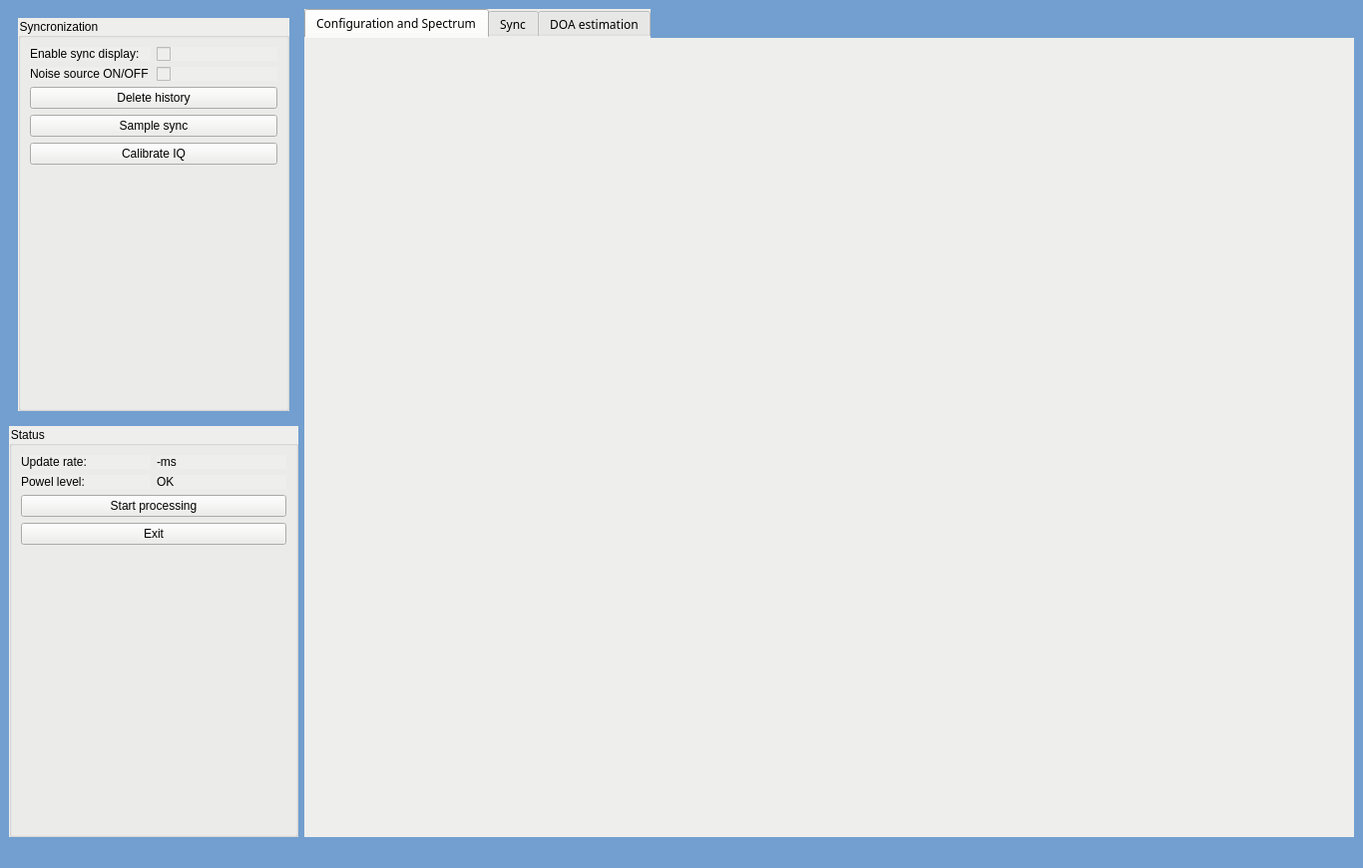
<?xml version="1.0" encoding="UTF-8"?>
<ui version="4.0">
 <class>MainWindow</class>
 <widget class="QMainWindow" name="MainWindow">
  <property name="geometry">
   <rect>
    <x>0</x>
    <y>0</y>
    <width>1366</width>
    <height>870</height>
   </rect>
  </property>
  <property name="windowTitle">
   <string>MainWindow</string>
  </property>
  <property name="styleSheet">
   <string notr="true">background-color: rgb(114, 159, 207);
border-color: rgb(32, 74, 135);</string>
  </property>
  <widget class="QWidget" name="centralwidget">
   <layout class="QHBoxLayout" name="horizontalLayout">
    <item>
     <layout class="QVBoxLayout" name="verticalLayout_6">
      <item>
       <widget class="QStackedWidget" name="stackedWidget_config">
        <property name="maximumSize">
         <size>
          <width>290</width>
          <height>16777215</height>
         </size>
        </property>
        <property name="currentIndex">
         <number>1</number>
        </property>
        <widget class="QWidget" name="page_4">
         <layout class="QVBoxLayout" name="verticalLayout_7">
          <item>
           <widget class="QGroupBox" name="groupBox_7">
            <property name="styleSheet">
             <string notr="true">background-color: rgb(238, 238, 236);</string>
            </property>
            <property name="title">
             <string>Receiver configaration</string>
            </property>
            <layout class="QGridLayout" name="gridLayout_17">
             <item row="0" column="0">
              <layout class="QGridLayout" name="gridLayout_16">
               <item row="0" column="1">
                <widget class="QDoubleSpinBox" name="doubleSpinBox_center_freq">
                 <property name="decimals">
                  <number>4</number>
                 </property>
                 <property name="minimum">
                  <double>25.000000000000000</double>
                 </property>
                 <property name="maximum">
                  <double>2000.000000000000000</double>
                 </property>
                 <property name="value">
                  <double>100.000000000000000</double>
                 </property>
                </widget>
               </item>
               <item row="1" column="0">
                <widget class="QLabel" name="label_4">
                 <property name="text">
                  <string>Sampling frequency [MHz]:</string>
                 </property>
                </widget>
               </item>
               <item row="0" column="0">
                <widget class="QLabel" name="label_3">
                 <property name="text">
                  <string>Center frequency [MHz]:</string>
                 </property>
                </widget>
               </item>
               <item row="1" column="1">
                <widget class="QDoubleSpinBox" name="label_gain_3">
                 <property name="minimum">
                  <double>1.000000000000000</double>
                 </property>
                 <property name="maximum">
                  <double>3.200000000000000</double>
                 </property>
                </widget>
               </item>
               <item row="2" column="0">
                <widget class="QLabel" name="label_gain_4">
                 <property name="text">
                  <string>RX1 Gain [dB]:</string>
                 </property>
                </widget>
               </item>
               <item row="2" column="1">
                <widget class="QComboBox" name="comboBox_gain_4">
                 <item>
                  <property name="text">
                   <string>0</string>
                  </property>
                 </item>
                 <item>
                  <property name="text">
                   <string>0.9</string>
                  </property>
                 </item>
                 <item>
                  <property name="text">
                   <string>1.4</string>
                  </property>
                 </item>
                 <item>
                  <property name="text">
                   <string>2.7</string>
                  </property>
                 </item>
                 <item>
                  <property name="text">
                   <string>3.7</string>
                  </property>
                 </item>
                 <item>
                  <property name="text">
                   <string>7.7</string>
                  </property>
                 </item>
                 <item>
                  <property name="text">
                   <string>8.7</string>
                  </property>
                 </item>
                 <item>
                  <property name="text">
                   <string>12.5</string>
                  </property>
                 </item>
                 <item>
                  <property name="text">
                   <string>14.4</string>
                  </property>
                 </item>
                 <item>
                  <property name="text">
                   <string>15.7</string>
                  </property>
                 </item>
                 <item>
                  <property name="text">
                   <string>16.6</string>
                  </property>
                 </item>
                 <item>
                  <property name="text">
                   <string>19.7</string>
                  </property>
                 </item>
                 <item>
                  <property name="text">
                   <string>20.7</string>
                  </property>
                 </item>
                 <item>
                  <property name="text">
                   <string>22.9</string>
                  </property>
                 </item>
                 <item>
                  <property name="text">
                   <string>25.4</string>
                  </property>
                 </item>
                 <item>
                  <property name="text">
                   <string>28.0</string>
                  </property>
                 </item>
                 <item>
                  <property name="text">
                   <string>29.7</string>
                  </property>
                 </item>
                 <item>
                  <property name="text">
                   <string>32.8</string>
                  </property>
                 </item>
                 <item>
                  <property name="text">
                   <string>33.8</string>
                  </property>
                 </item>
                 <item>
                  <property name="text">
                   <string>36.4</string>
                  </property>
                 </item>
                 <item>
                  <property name="text">
                   <string>37.2</string>
                  </property>
                 </item>
                 <item>
                  <property name="text">
                   <string>38.6</string>
                  </property>
                 </item>
                 <item>
                  <property name="text">
                   <string>40.2</string>
                  </property>
                 </item>
                 <item>
                  <property name="text">
                   <string>42.1</string>
                  </property>
                 </item>
                 <item>
                  <property name="text">
                   <string>43.4</string>
                  </property>
                 </item>
                 <item>
                  <property name="text">
                   <string>43.9</string>
                  </property>
                 </item>
                 <item>
                  <property name="text">
                   <string>44.5</string>
                  </property>
                 </item>
                 <item>
                  <property name="text">
                   <string>48.0</string>
                  </property>
                 </item>
                 <item>
                  <property name="text">
                   <string>49.6</string>
                  </property>
                 </item>
                </widget>
               </item>
              </layout>
             </item>
             <item row="1" column="0">
              <widget class="QPushButton" name="pushButton_set_receiver_config">
               <property name="text">
                <string>Set</string>
               </property>
              </widget>
             </item>
            </layout>
           </widget>
          </item>
          <item>
           <widget class="QGroupBox" name="groupBox_8">
            <property name="styleSheet">
             <string notr="true">background-color: rgb(238, 238, 236);</string>
            </property>
            <property name="title">
             <string>IQ preprocessing</string>
            </property>
            <layout class="QGridLayout" name="gridLayout_3">
             <item row="0" column="0">
              <layout class="QGridLayout" name="gridLayout_2">
               <item row="2" column="0">
                <widget class="QLabel" name="label_19">
                 <property name="text">
                  <string>FIR tap size:</string>
                 </property>
                </widget>
               </item>
               <item row="1" column="0">
                <widget class="QLabel" name="label_2">
                 <property name="text">
                  <string>Filter BW [kHz]: </string>
                 </property>
                </widget>
               </item>
               <item row="0" column="0">
                <widget class="QLabel" name="label">
                 <property name="text">
                  <string>DC compensation:</string>
                 </property>
                </widget>
               </item>
               <item row="3" column="0">
                <widget class="QLabel" name="label_20">
                 <property name="text">
                  <string>Decimation:</string>
                 </property>
                </widget>
               </item>
               <item row="0" column="1">
                <widget class="QCheckBox" name="checkBox_en_dc_compensation">
                 <property name="text">
                  <string/>
                 </property>
                </widget>
               </item>
               <item row="1" column="1">
                <widget class="QDoubleSpinBox" name="doubleSpinBox_filterbw">
                 <property name="maximum">
                  <double>3400.000000000000000</double>
                 </property>
                 <property name="value">
                  <double>150.000000000000000</double>
                 </property>
                </widget>
               </item>
               <item row="2" column="1">
                <widget class="QSpinBox" name="spinBox_fir_tap_size">
                 <property name="toolTip">
                  <string>&lt;html&gt;&lt;head/&gt;&lt;body&gt;&lt;p&gt;Set to 0 to disable FIR filtering.&lt;/p&gt;&lt;/body&gt;&lt;/html&gt;</string>
                 </property>
                 <property name="maximum">
                  <number>10000</number>
                 </property>
                </widget>
               </item>
               <item row="3" column="1">
                <widget class="QSpinBox" name="spinBox_decimation">
                 <property name="minimum">
                  <number>1</number>
                 </property>
                 <property name="maximum">
                  <number>1000</number>
                 </property>
                </widget>
               </item>
              </layout>
             </item>
            </layout>
           </widget>
          </item>
          <item>
           <widget class="QCheckBox" name="checkBox_en_spectrum">
            <property name="styleSheet">
             <string notr="true">background-color: rgb(238, 238, 236);</string>
            </property>
            <property name="text">
             <string>Enable spectrum display</string>
            </property>
           </widget>
          </item>
         </layout>
        </widget>
        <widget class="QWidget" name="page">
         <layout class="QHBoxLayout" name="horizontalLayout_2">
          <item>
           <widget class="QGroupBox" name="groupBox">
            <property name="styleSheet">
             <string notr="true">background-color: rgb(238, 238, 236);</string>
            </property>
            <property name="title">
             <string>Syncronization</string>
            </property>
            <layout class="QGridLayout" name="gridLayout_9">
             <item row="0" column="1">
              <layout class="QVBoxLayout" name="verticalLayout_2">
               <item>
                <layout class="QGridLayout" name="gridLayout_8">
                 <item row="0" column="0">
                  <widget class="QLabel" name="label_12">
                   <property name="text">
                    <string>Enable sync display:</string>
                   </property>
                  </widget>
                 </item>
                 <item row="0" column="1">
                  <widget class="QCheckBox" name="checkBox_en_sync_display">
                   <property name="text">
                    <string/>
                   </property>
                  </widget>
                 </item>
                 <item row="1" column="0">
                  <widget class="QLabel" name="label_32">
                   <property name="text">
                    <string>Noise source ON/OFF</string>
                   </property>
                  </widget>
                 </item>
                 <item row="1" column="1">
                  <widget class="QCheckBox" name="checkBox_en_noise_source">
                   <property name="text">
                    <string/>
                   </property>
                  </widget>
                 </item>
                </layout>
               </item>
               <item>
                <widget class="QPushButton" name="pushButton_del_sync_history">
                 <property name="text">
                  <string>Delete history</string>
                 </property>
                </widget>
               </item>
               <item>
                <widget class="QPushButton" name="pushButton_sync">
                 <property name="text">
                  <string>Sample sync</string>
                 </property>
                </widget>
               </item>
               <item>
                <widget class="QPushButton" name="pushButton_iq_calib">
                 <property name="text">
                  <string>Calibrate IQ</string>
                 </property>
                </widget>
               </item>
              </layout>
             </item>
             <item row="1" column="1">
              <spacer name="verticalSpacer_3">
               <property name="orientation">
                <enum>Qt::Vertical</enum>
               </property>
               <property name="sizeHint" stdset="0">
                <size>
                 <width>20</width>
                 <height>40</height>
                </size>
               </property>
              </spacer>
             </item>
            </layout>
           </widget>
          </item>
         </layout>
        </widget>
        <widget class="QWidget" name="page_2">
         <layout class="QVBoxLayout" name="verticalLayout">
          <item>
           <widget class="QGroupBox" name="groupBox_2">
            <property name="styleSheet">
             <string notr="true">background-color: rgb(238, 238, 236);</string>
            </property>
            <property name="title">
             <string>Antenna configarion</string>
            </property>
            <layout class="QGridLayout" name="gridLayout_7">
             <item row="0" column="0">
              <layout class="QGridLayout" name="gridLayout_4">
               <item row="0" column="0">
                <widget class="QLabel" name="label_21">
                 <property name="text">
                  <string>Arrangement:</string>
                 </property>
                </widget>
               </item>
               <item row="1" column="0">
                <widget class="QLabel" name="label_24">
                 <property name="text">
                  <string>Spacing [meters]:</string>
                 </property>
                </widget>
               </item>
               <item row="0" column="1">
                <widget class="QComboBox" name="comboBox_antenna_alignment">
                 <property name="toolTip">
                  <string>&lt;html&gt;&lt;head/&gt;&lt;body&gt;&lt;p&gt;ULA (Uniform Linear Array)&lt;br/&gt;UCA (Uniform Ciruclar Array)&lt;/p&gt;&lt;/body&gt;&lt;/html&gt;</string>
                 </property>
                 <item>
                  <property name="text">
                   <string>ULA</string>
                  </property>
                 </item>
                 <item>
                  <property name="text">
                   <string>UCA</string>
                  </property>
                 </item>
                </widget>
               </item>
               <item row="1" column="1">
                <widget class="QDoubleSpinBox" name="doubleSpinBox_DOA_d">
                 <property name="decimals">
                  <number>4</number>
                 </property>
                 <property name="value">
                  <double>0.500000000000000</double>
                 </property>
                </widget>
               </item>
              </layout>
             </item>
             <item row="1" column="0">
              <widget class="QPushButton" name="pushButton_DOA_cal_90">
               <property name="text">
                <string>Calibrate 90 deg</string>
               </property>
              </widget>
             </item>
            </layout>
           </widget>
          </item>
          <item>
           <widget class="QGroupBox" name="groupBox_4">
            <property name="styleSheet">
             <string notr="true">background-color: rgb(238, 238, 236);</string>
            </property>
            <property name="title">
             <string>DOA estimation</string>
            </property>
            <layout class="QGridLayout" name="gridLayout_10">
             <item row="0" column="0">
              <layout class="QGridLayout" name="gridLayout">
               <item row="4" column="1">
                <widget class="QCheckBox" name="checkBox_en_DOA_MEM">
                 <property name="text">
                  <string/>
                 </property>
                </widget>
               </item>
               <item row="7" column="0">
                <widget class="QLabel" name="label_10">
                 <property name="text">
                  <string>Sample size 2^x:</string>
                 </property>
                </widget>
               </item>
               <item row="2" column="1">
                <widget class="QCheckBox" name="checkBox_en_DOA_Bartlett">
                 <property name="text">
                  <string/>
                 </property>
                </widget>
               </item>
               <item row="0" column="0">
                <widget class="QLabel" name="label_11">
                 <property name="text">
                  <string>Enable/Disable:</string>
                 </property>
                </widget>
               </item>
               <item row="3" column="1">
                <widget class="QCheckBox" name="checkBox_en_DOA_Capon">
                 <property name="text">
                  <string/>
                 </property>
                </widget>
               </item>
               <item row="5" column="0">
                <widget class="QLabel" name="label_9">
                 <property name="text">
                  <string>MUSIC</string>
                 </property>
                </widget>
               </item>
               <item row="4" column="0">
                <widget class="QLabel" name="label_8">
                 <property name="text">
                  <string>MEM</string>
                 </property>
                </widget>
               </item>
               <item row="7" column="1">
                <widget class="QSpinBox" name="spinBox_DOA_sample_size">
                 <property name="minimum">
                  <number>1</number>
                 </property>
                 <property name="maximum">
                  <number>22</number>
                 </property>
                 <property name="value">
                  <number>15</number>
                 </property>
                </widget>
               </item>
               <item row="5" column="1">
                <widget class="QCheckBox" name="checkBox_en_DOA_MUSIC">
                 <property name="text">
                  <string/>
                 </property>
                </widget>
               </item>
               <item row="0" column="1">
                <widget class="QCheckBox" name="checkBox_en_DOA">
                 <property name="text">
                  <string/>
                 </property>
                 <property name="checked">
                  <bool>true</bool>
                 </property>
                </widget>
               </item>
               <item row="3" column="0">
                <widget class="QLabel" name="label_7">
                 <property name="text">
                  <string>Capon</string>
                 </property>
                </widget>
               </item>
               <item row="2" column="0">
                <widget class="QLabel" name="label_6">
                 <property name="text">
                  <string>Bartlett</string>
                 </property>
                </widget>
               </item>
               <item row="8" column="0">
                <widget class="QLabel" name="label_16">
                 <property name="text">
                  <string>FB average:</string>
                 </property>
                </widget>
               </item>
               <item row="8" column="1">
                <widget class="QCheckBox" name="checkBox_en_DOA_FB_avg">
                 <property name="text">
                  <string/>
                 </property>
                </widget>
               </item>
               <item row="1" column="0">
                <widget class="QLabel" name="label_5">
                 <property name="font">
                  <font>
                   <pointsize>11</pointsize>
                   <weight>75</weight>
                   <bold>true</bold>
                  </font>
                 </property>
                 <property name="text">
                  <string>Methods:</string>
                 </property>
                </widget>
               </item>
               <item row="6" column="0">
                <widget class="QLabel" name="label_15">
                 <property name="font">
                  <font>
                   <pointsize>11</pointsize>
                   <weight>75</weight>
                   <bold>true</bold>
                  </font>
                 </property>
                 <property name="text">
                  <string>Corr. matrix</string>
                 </property>
                </widget>
               </item>
              </layout>
             </item>
            </layout>
           </widget>
          </item>
         </layout>
        </widget>
       </widget>
      </item>
      <item>
       <widget class="QGroupBox" name="groupBox_6">
        <property name="maximumSize">
         <size>
          <width>290</width>
          <height>16777215</height>
         </size>
        </property>
        <property name="styleSheet">
         <string notr="true">background-color: rgb(238, 238, 236);</string>
        </property>
        <property name="title">
         <string>Status </string>
        </property>
        <layout class="QGridLayout" name="gridLayout_15">
         <item row="2" column="0">
          <layout class="QGridLayout" name="gridLayout_14">
           <item row="1" column="1">
            <widget class="QLabel" name="label_power_level">
             <property name="text">
              <string>OK</string>
             </property>
            </widget>
           </item>
           <item row="1" column="0">
            <widget class="QLabel" name="label_17">
             <property name="text">
              <string>Powel level:</string>
             </property>
            </widget>
           </item>
           <item row="0" column="1">
            <widget class="QLabel" name="label_update_rate">
             <property name="text">
              <string>-ms</string>
             </property>
            </widget>
           </item>
           <item row="0" column="0">
            <widget class="QLabel" name="label_22">
             <property name="text">
              <string>Update rate:</string>
             </property>
            </widget>
           </item>
          </layout>
         </item>
         <item row="5" column="0">
          <spacer name="verticalSpacer_4">
           <property name="orientation">
            <enum>Qt::Vertical</enum>
           </property>
           <property name="sizeHint" stdset="0">
            <size>
             <width>20</width>
             <height>40</height>
            </size>
           </property>
          </spacer>
         </item>
         <item row="4" column="0">
          <widget class="QPushButton" name="pushButton_close">
           <property name="text">
            <string>Exit</string>
           </property>
          </widget>
         </item>
         <item row="3" column="0">
          <widget class="QPushButton" name="pushButton_proc_control">
           <property name="text">
            <string>Start processing</string>
           </property>
          </widget>
         </item>
        </layout>
       </widget>
      </item>
     </layout>
    </item>
    <item>
     <widget class="QTabWidget" name="tabWidget">
      <property name="font">
       <font>
        <family>Purisa</family>
       </font>
      </property>
      <property name="cursor">
       <cursorShape>ArrowCursor</cursorShape>
      </property>
      <property name="focusPolicy">
       <enum>Qt::TabFocus</enum>
      </property>
      <property name="styleSheet">
       <string notr="true">background-color: rgb(238, 238, 236);</string>
      </property>
      <property name="currentIndex">
       <number>0</number>
      </property>
      <widget class="QWidget" name="tab_spectrum">
       <property name="palette">
        <palette>
         <active>
          <colorrole role="Button">
           <brush brushstyle="SolidPattern">
            <color alpha="255">
             <red>238</red>
             <green>238</green>
             <blue>236</blue>
            </color>
           </brush>
          </colorrole>
          <colorrole role="Base">
           <brush brushstyle="SolidPattern">
            <color alpha="255">
             <red>238</red>
             <green>238</green>
             <blue>236</blue>
            </color>
           </brush>
          </colorrole>
          <colorrole role="Window">
           <brush brushstyle="SolidPattern">
            <color alpha="255">
             <red>238</red>
             <green>238</green>
             <blue>236</blue>
            </color>
           </brush>
          </colorrole>
         </active>
         <inactive>
          <colorrole role="Button">
           <brush brushstyle="SolidPattern">
            <color alpha="255">
             <red>238</red>
             <green>238</green>
             <blue>236</blue>
            </color>
           </brush>
          </colorrole>
          <colorrole role="Base">
           <brush brushstyle="SolidPattern">
            <color alpha="255">
             <red>238</red>
             <green>238</green>
             <blue>236</blue>
            </color>
           </brush>
          </colorrole>
          <colorrole role="Window">
           <brush brushstyle="SolidPattern">
            <color alpha="255">
             <red>238</red>
             <green>238</green>
             <blue>236</blue>
            </color>
           </brush>
          </colorrole>
         </inactive>
         <disabled>
          <colorrole role="Button">
           <brush brushstyle="SolidPattern">
            <color alpha="255">
             <red>238</red>
             <green>238</green>
             <blue>236</blue>
            </color>
           </brush>
          </colorrole>
          <colorrole role="Base">
           <brush brushstyle="SolidPattern">
            <color alpha="255">
             <red>238</red>
             <green>238</green>
             <blue>236</blue>
            </color>
           </brush>
          </colorrole>
          <colorrole role="Window">
           <brush brushstyle="SolidPattern">
            <color alpha="255">
             <red>238</red>
             <green>238</green>
             <blue>236</blue>
            </color>
           </brush>
          </colorrole>
         </disabled>
        </palette>
       </property>
       <attribute name="title">
        <string>Configuration and Spectrum</string>
       </attribute>
       <layout class="QGridLayout" name="gridLayout_6">
        <item row="0" column="0">
         <layout class="QGridLayout" name="gridLayout_spectrum"/>
        </item>
       </layout>
      </widget>
      <widget class="QWidget" name="tab_symc">
       <attribute name="title">
        <string>Sync</string>
       </attribute>
       <layout class="QGridLayout" name="gridLayout_5">
        <item row="0" column="0">
         <layout class="QGridLayout" name="gridLayout_sync"/>
        </item>
       </layout>
      </widget>
      <widget class="QWidget" name="tab_DOA">
       <attribute name="title">
        <string>DOA estimation</string>
       </attribute>
       <layout class="QGridLayout" name="gridLayout_12">
        <item row="0" column="0">
         <layout class="QGridLayout" name="gridLayout_DOA"/>
        </item>
       </layout>
      </widget>
     </widget>
    </item>
   </layout>
  </widget>
  <widget class="QMenuBar" name="menubar">
   <property name="geometry">
    <rect>
     <x>0</x>
     <y>0</y>
     <width>1366</width>
     <height>22</height>
    </rect>
   </property>
  </widget>
  <widget class="QStatusBar" name="statusbar"/>
 </widget>
 <resources/>
 <connections/>
</ui>
